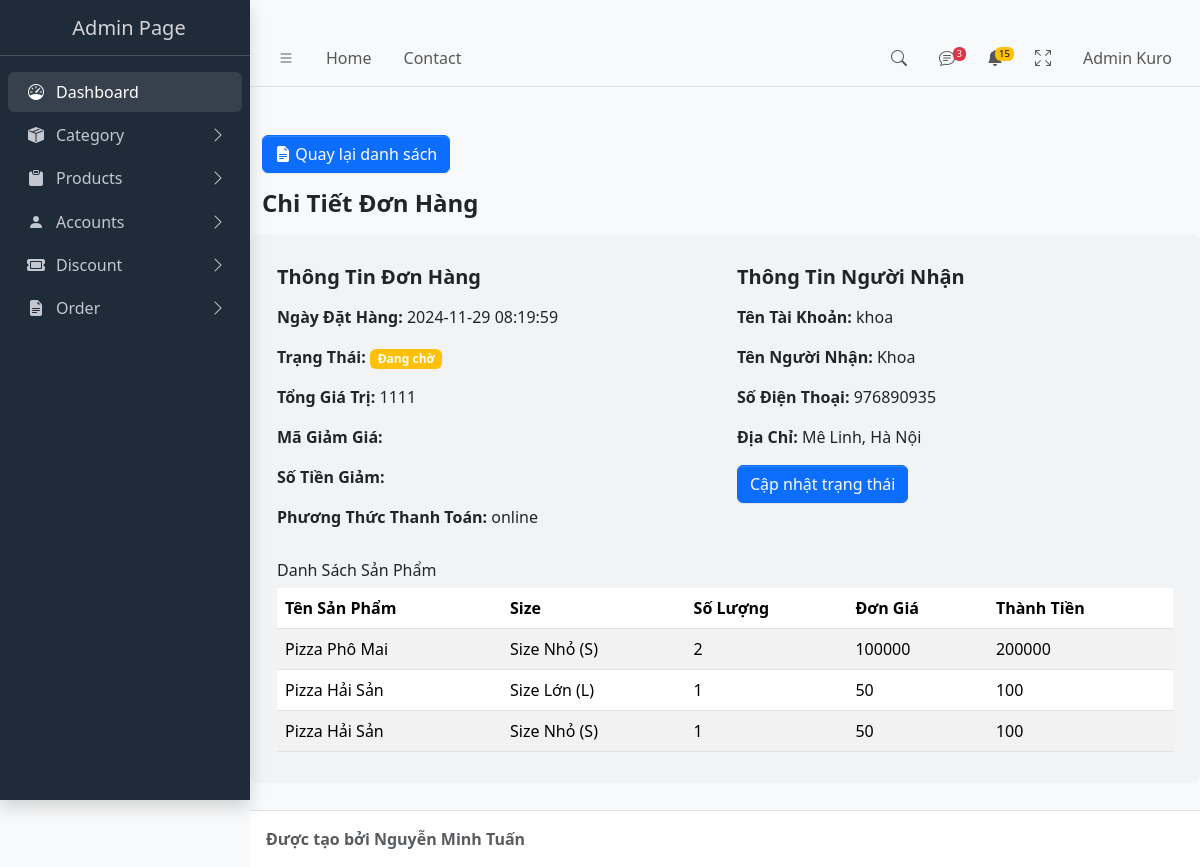
The app's page /?act=orderdetail&id=2 (signed in) with its own data.
### tables this page shows
CREATE TABLE `userorder` (
  `order_id` int NOT NULL,
  `order_date` timestamp NOT NULL,
  `order_status` enum('pending','processing','completed','canceled') NOT NULL,
  `order_totalAmount` int NOT NULL,
  `discount_id` int DEFAULT NULL,
  `discount_amount` int DEFAULT NULL,
  `payment_method` enum('COD','online') NOT NULL,
  `user_id` int NOT NULL,
  `order_name` varchar(256) NOT NULL COMMENT 'người nhận hàng',
  `order_phoneNumber` int NOT NULL COMMENT 'số điện thoại người nhận',
  `order_address` varchar(256) NOT NULL COMMENT 'địa chỉ người nhận'
);

CREATE TABLE `account` (
  `user_id` int NOT NULL,
  `Name` varchar(100) NOT NULL,
  `username` varchar(100) NOT NULL,
  `password` varchar(100) NOT NULL,
  `adress` text NOT NULL,
  `phone` varchar(11) NOT NULL,
  `email` varchar(100) NOT NULL,
  `created_at` timestamp NOT NULL DEFAULT CURRENT_TIMESTAMP,
  `status` enum('Mở','Khóa') DEFAULT 'Mở',
  `role` enum('admin','user') NOT NULL
);

CREATE TABLE `userorder_details` (
  `order_details_id` int NOT NULL,
  `order_id` int NOT NULL,
  `product_id` int NOT NULL,
  `variation_id` int NOT NULL,
  `quantity` int NOT NULL,
  `unit_price` int NOT NULL COMMENT 'Giá đơn vị của sản phẩm khi đặt hàng',
  `note` text NOT NULL,
  `order_price` int NOT NULL COMMENT 'tổng giá trị đơn hàng chưa tính giảm giá',
  `created_at` timestamp NOT NULL DEFAULT CURRENT_TIMESTAMP
);

CREATE TABLE `product` (
  `product_id` int NOT NULL,
  `product_name` varchar(256) NOT NULL,
  `description` text NOT NULL,
  `product_image` varchar(256) NOT NULL,
  `product_status` enum('available','unavailable','delete') NOT NULL,
  `product_totalQuantity` int NOT NULL,
  `category_id` int NOT NULL
);

CREATE TABLE `product_variation` (
  `variation_id` int NOT NULL,
  `product_id` int NOT NULL,
  `variation_name` varchar(256) NOT NULL,
  `price` int NOT NULL,
  `status` enum('available','unavailable') NOT NULL,
  `variation_quantity` int NOT NULL COMMENT 'số lượng của biến thể ấy',
  `discount_id` int DEFAULT NULL
);

### controller/admin/userorderController.php (called while the page is built, shortened)
<?php
class userorderController
{
    public $userorderModel;
    function __construct()
    {
        $this->userorderModel = new userorderModel();
    }
    function orderdetail($order_id)
    {
        $userorder = $this->userorderModel->getUserorderById($order_id);
        $orderdetail = $this->userorderModel->getOrderDetail($order_id);
        require_once 'views/admin/orderdetail.php';
    }
}

### config/conn.php (called while the page is built, shortened)
<?php
function connectDB()
{
    $host = "mysql:host=localhost;dbname=ktk;charset=utf8";
    $user = "root";
    $pass = "";
    try {
        $conn = new PDO($host, $user, $pass);
        return $conn;
    } catch (PDOException $e) {
        echo "lỗi kết nối " . $e->getMessage();
    }
}
?>

### model/admin/userorderModel.php (called while the page is built, shortened)
<?php
class userorderModel
{
    public $conn;
    public function __construct()
    {
        $this->conn = connectDB();
    }
    function getUserorderById($order_id)
    {
        $sql = "SELECT u.*, a.username
            FROM userorder u
            LEFT JOIN account a ON u.user_id = a.user_id
            WHERE u.order_id = '$order_id'";
        return $this->conn->query($sql)->fetchAll();
    }
    function getOrderDetail($order_id)
    {
        $sql = "SELECT
                ud.*,
                p.product_name,
                pv.variation_name
            FROM
                userorder_details ud
            LEFT JOIN
                product p ON ud.product_id = p.product_id
            LEFT JOIN
                product_variation pv ON ud.variation_id = pv.variation_id
            WHERE
            ud.order_id = '$order_id'";
        return $this->conn->query($sql)->fetchAll();
    }
}

### views/admin/orderdetail.php (the view, shortened to what this page needs)
<!DOCTYPE html>
<html lang="en">
<head>
    <?php require_once "component/admin/link.php" ?>
</head>
<body class="layout-fixed sidebar-expand-lg bg-body-tertiary">
    <div class="app-wrapper">
        <?php require_once "component/admin/header.php" ?>
        <?php require_once "component/admin/sidebar.php" ?>
        <main class="app-main">
            <div class="container mt-5">
                <a href="?act=listorder">
                    <button class="btn btn-primary">
                        <i class="nav-icon bi bi-file-earmark-text-fill"></i> Quay lại danh sách</button></a>
                <p><strong>
                        <h4>Chi Tiết Đơn Hàng</h4>
                    </strong></p>
                <div class="row order-detail-section">
                    <?php foreach ($userorder as $key => $rows) { ?>
                        <div class="col-md-6">
                            <p>
                                <strong>
                                    <h5>Thông Tin Đơn Hàng</h5>
                                </strong>
                            </p>
                            <p><strong>Ngày Đặt Hàng:</strong> <?= $rows['order_date'] ?></p>
                            <p><strong>Trạng Thái:</strong>
                                <?php
                                if ($rows['order_status'] === 'pending') {
                                    echo '<span class="badge bg-warning">Đang chờ</span>';
                                } elseif ($rows['order_status'] === 'processing') {
                                    echo '<span class="badge bg-primary">Đang xử lý</span>';
                                } elseif ($rows['order_status'] === 'completed') {
                                    echo '<span class="badge bg-success">Hoàn thành</span>';
                                } elseif ($rows['order_status'] === 'canceled') {
                                    echo '<span class="badge bg-danger">Hủy bỏ</span>';
                                } else {
                                    echo '<span class="badge bg-secondary">Không xác định</span>';
                                }
                                ?>
                            </p>
                            <p><strong>Tổng Giá Trị:</strong> <?= $rows['order_totalAmount'] ?></p>
                            <p><strong>Mã Giảm Giá:</strong> <?= $rows['discount_id'] ?></p>
                            <p><strong>Số Tiền Giảm:</strong> <?= $rows['discount_amount'] ?></p>
                            <p><strong>Phương Thức Thanh Toán:</strong> <?= $rows['payment_method'] ?></p>
                        </div>
                        <div class="col-md-6">
                            <p><strong>
                                    <h5>Thông Tin Người Nhận</h5>
                                </strong></p>
                            <p><strong>Tên Tài Khoản:</strong> <?= $rows['username'] ?></p>
                            <p><strong>Tên Người Nhận:</strong> <?= $rows['order_name'] ?></p>
                            <p><strong>Số Điện Thoại:</strong> <?= $rows['order_phoneNumber'] ?></p>
                            <p><strong>Địa Chỉ:</strong> <?= $rows['order_address'] ?></p>
                            <button class="btn btn-primary" data-bs-toggle="modal" data-bs-target="#updateModal">Cập nhật trạng thái</button>
                        </div>
                </div>
            <?php } ?>
            <h6 class="mt-3">Danh Sách Sản Phẩm</h6>
            <div class="table-responsive">
                <table class="table table-striped">
                    <thead>
                        <tr>
                            <th>Tên Sản Phẩm</th>
                            <th>Size</th>
                            <th>Số Lượng</th>
                            <th>Đơn Giá</th>
                            <th>Thành Tiền</th>
                        </tr>
                    </thead>
                    <tbody>
                        <?php
                        foreach ($orderdetail as $key => $rows2) {
                        ?>
                            <tr>
                                <td><?= $rows2['product_name'] ?></td>
                                <td><?= $rows2['variation_name'] ?></td>
                                <td><?= $rows2['quantity'] ?></td>
                                <td><?= $rows2['unit_price'] ?></td>
                                <td><?= $rows2['order_price'] ?></td>
                            </tr>
                        <?php
                        }
                        ?>
                    </tbody>
                </table>
            </div>
            </div>
    </div>
    <?php require_once 'component/admin/footer.php' ?>
</body>
</html>

### views/admin/orderdetail.php (style rules this page uses)
.order-detail-section { background-color: #f1f3f5; border-radius: 8px; padding: 15px; margin-bottom: 15px; }

### records on screen
userorder: order_date "2024-11-29 08:19:59", order_status "Đang chờ", order_totalAmount "1111", payment_method "online", user.username "khoa", order_name "Khoa", order_phoneNumber "976890935", order_address "Mê Linh, Hà Nội"
userorder_details: product.product_name "Pizza Phô Mai", variation.variation_name "Size Nhỏ (S)", quantity "2", unit_price "100000", order_price "200000"
userorder_details: product.product_name "Pizza Hải Sản", variation.variation_name "Size Lớn (L)", quantity "1", unit_price "50", order_price "100"
userorder_details: product.product_name "Pizza Hải Sản", variation.variation_name "Size Nhỏ (S)", quantity "1", unit_price "50", order_price "100"
